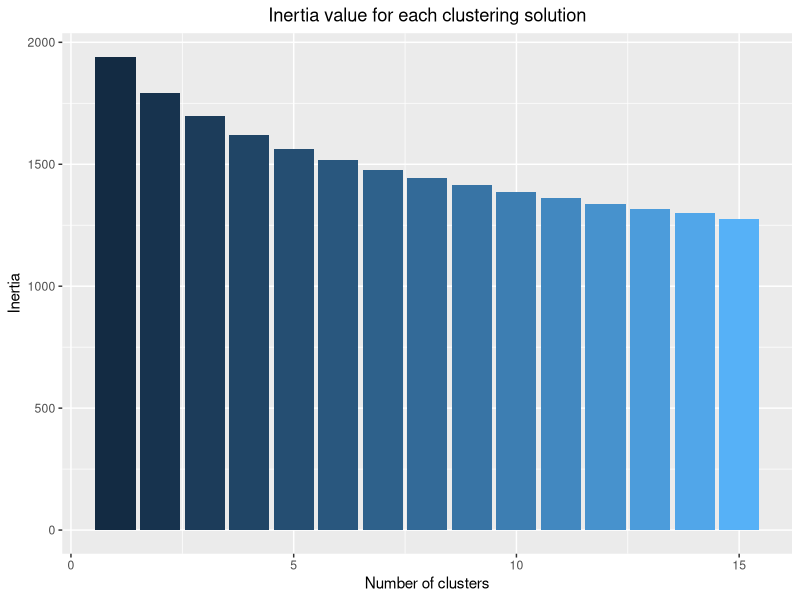

Generate this figure with R:
library(tidyverse)

t <- read_csv('inertia.csv')

t %>%
  ggplot(aes(clusters, inertia, fill = clusters)) +
  geom_col() +
  xlab('Number of clusters') +
  ylab('Inertia') +
  theme(legend.position = 'none') +
  ggtitle('Inertia value for each clustering solution') +
  theme(plot.title = element_text(hjust = 0.5))
